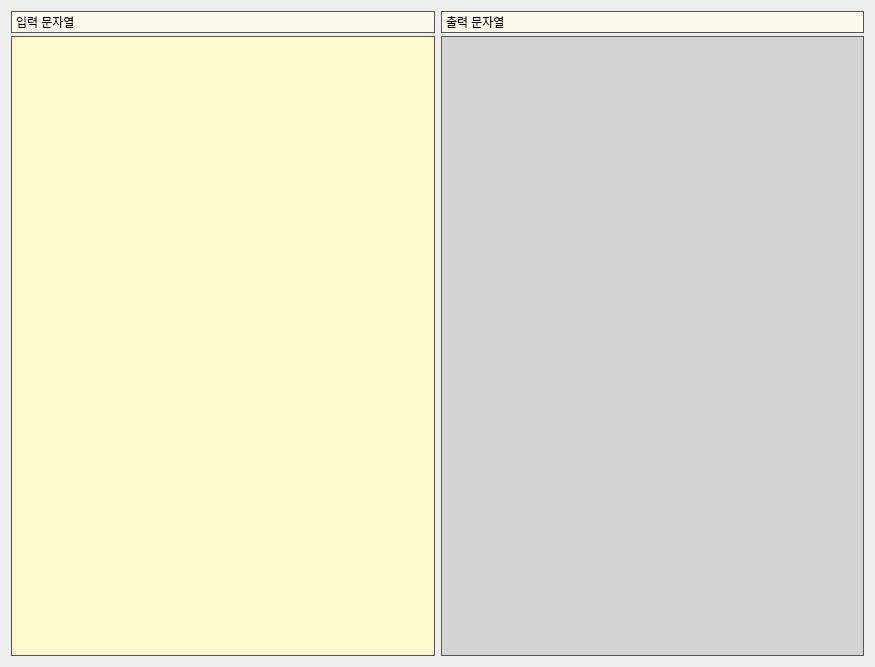
<?xml version="1.0" encoding="UTF-8"?>
<ui version="4.0">
 <class>Dialog</class>
 <widget class="QDialog" name="Dialog">
  <property name="geometry">
   <rect>
    <x>0</x>
    <y>0</y>
    <width>875</width>
    <height>667</height>
   </rect>
  </property>
  <property name="windowTitle">
   <string>Dialog</string>
  </property>
  <property name="styleSheet">
   <string notr="true"/>
  </property>
  <layout class="QGridLayout" name="gridLayout">
   <item row="0" column="0">
    <layout class="QHBoxLayout" name="horizontalLayout">
     <item>
      <layout class="QVBoxLayout" name="verticalLayout">
       <property name="spacing">
        <number>3</number>
       </property>
       <item>
        <widget class="QLabel" name="lbl_input">
         <property name="styleSheet">
          <string notr="true">QLabel {
	border:1px solid rgb(84, 84, 85);
	background-color:FloralWhite;
	padding:1px;
}</string>
         </property>
         <property name="text">
          <string>입력 문자열</string>
         </property>
        </widget>
       </item>
       <item>
        <widget class="QPlainTextEdit" name="pte_input">
         <property name="styleSheet">
          <string notr="true">QPlainTextEdit {
	border:1px solid rgb(84, 84, 85);
	background-color:LemonChiffon;
	padding:3px;
}</string>
         </property>
        </widget>
       </item>
      </layout>
     </item>
     <item>
      <layout class="QVBoxLayout" name="verticalLayout_2">
       <property name="spacing">
        <number>3</number>
       </property>
       <item>
        <widget class="QLabel" name="lbl_output">
         <property name="styleSheet">
          <string notr="true">QLabel {
	border:1px solid rgb(84, 84, 85);
	background-color:FloralWhite;
	padding:1px;
}</string>
         </property>
         <property name="text">
          <string>출력 문자열</string>
         </property>
        </widget>
       </item>
       <item>
        <widget class="QPlainTextEdit" name="pte_output">
         <property name="styleSheet">
          <string notr="true">QPlainTextEdit {
	border:1px solid rgb(84, 84, 85);
	background-color:lightgrey;
	padding:3px;
}</string>
         </property>
        </widget>
       </item>
      </layout>
     </item>
    </layout>
   </item>
  </layout>
 </widget>
 <resources/>
 <connections/>
</ui>
